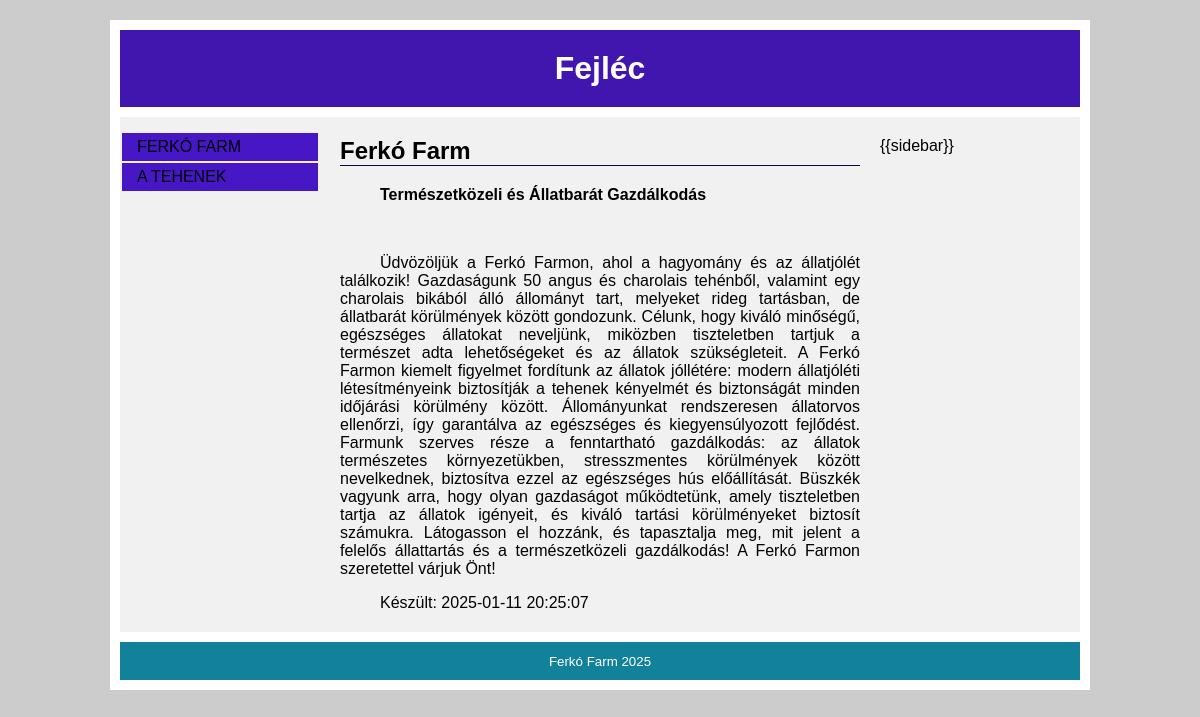
The page / on the database its author committed.
### tables this page shows
CREATE TABLE `news` (
  `id` tinyint(4) NOT NULL,
  `alias` varchar(32) DEFAULT NULL,
  `ordering` tinyint(4) DEFAULT NULL,
  `nav_name` varchar(32) DEFAULT NULL,
  `content` text DEFAULT NULL,
  `img` varchar(255) DEFAULT NULL,
  `creation` datetime DEFAULT NULL,
  `updating` datetime DEFAULT NULL,
  `description` text DEFAULT NULL,
  `keywords` text DEFAULT NULL,
  `states` tinyint(4) DEFAULT NULL
);

### index.php (the view)
<?php
require_once("connect.php");
function sanitize(string $data): string {
    return htmlspecialchars($data, ENT_QUOTES, 'UTF-8');
}
$sql = "SELECT id, alias, nav_name FROM news WHERE states = 1 ORDER BY ordering ASC";
$result = mysqli_query($dbconn, $sql);
$menu = "<ul>\n";
while ($row = mysqli_fetch_assoc($result)) {
    $menu .= "<li><a href=\"./" . sanitize($row['alias']) . "\">" . sanitize($row['nav_name']) . "</a></li>\n";
}
$menu .= "</ul>\n";
$alias = isset($_GET['alias']) ? mysqli_real_escape_string($dbconn, $_GET['alias']) : "bemutatkozas";
$sql = "SELECT nav_name, content, creation, updating, description, keywords FROM news WHERE alias = '$alias' LIMIT 1";
$result = mysqli_query($dbconn, $sql);
if (mysqli_num_rows($result) > 0) {
    $row = mysqli_fetch_assoc($result);
    $description = sanitize($row['description']);
    $keywords = sanitize($row['keywords']);
    $nav_name = sanitize($row['nav_name']);
    $content = $row['content'];
    $creation = sanitize($row['creation']);
} else {
    $description = "";
    $keywords = "";
    $nav_name = "Hiba";
    $content = "<p><em>A keresett oldal nem található...</em></p>";
    $creation = date("Y-m-d H:i:s");
}
$template = file_get_contents("template.html");
$template = str_replace("{{menu}}", $menu, $template);
$template = str_replace("{{nav_name}}", $nav_name, $template);
$template = str_replace("{{content}}", $content, $template);
$template = str_replace("{{creation}}", $creation, $template);
$template = str_replace("{{description}}", $description, $template);
$template = str_replace("{{keywords}}", $keywords, $template);
echo $template;

### css/style.css (style rules this page uses)
body { margin:0; font-family: Arial; background-color: #ccc }
#befoglalo { width: 960px; margin: 20px auto; border: 10px solid #fff; background-color: #f1f1f1; }
#fejlec { text-align: center; background-color: rgb(65,22,174); border-bottom: 10px solid #fff; }
#fejlec h1 { color: #fff; padding:20px; margin: 0; }
#menu { float:left; width: 200px; text-transform: uppercase; }
#menu ul { padding:0 }
#menu ul li { list-style-type: none; margin: 2px; display: block; }
#menu ul li a { color: #000; text-decoration: none; display: block; padding: 5px 15px; background-color: rgb(71,22,197); }
#tartalom { min-height: 400px; margin:20px 220px }
#tartalom h2 { margin-top:0; font-size: 1.5em; border-bottom: 1px solid rgb(14,7,68); }
#tartalom p { text-align: justify; text-indent: 40px; }
#oldalsav { float:right; width: 200px; margin-top:20px }
#lablec { clear: both; text-align: center; background-color: rgb(18,130,155); color: #fff; padding: 10px; border-top: 10px solid #fff; }

### rows shown on the page
news: template "Fejléc {{sidebar}} Ferkó Farm Természetközeli és Állatbarát Gazdálkodás Üdvözöljük a Ferkó Farmon, ahol a hagyomány és az állatjólét találkozik! Gazdaságunk 50 angus és charolais tehénből, valamint egy charolais bikából álló állományt tart, melyeket rideg tartásban, de állatbarát körülmények között gondozunk. Célunk, hogy kiváló minőségű, egészséges állatokat neveljünk, miközben tiszteletben tartjuk a természet adta lehetőségeket és az állatok szükségleteit. A Ferkó Farmon kiemelt figyelmet fordítunk az állatok jóllétére: modern állatjóléti létesítményeink biztosítják a tehenek kényelmét és biztonságát minden időjárási körülmény között. Állományunkat rendszeresen állatorvos ellenőrzi, így…", nav_name "FERKÓ FARM"
news: nav_name "A TEHENEK"
